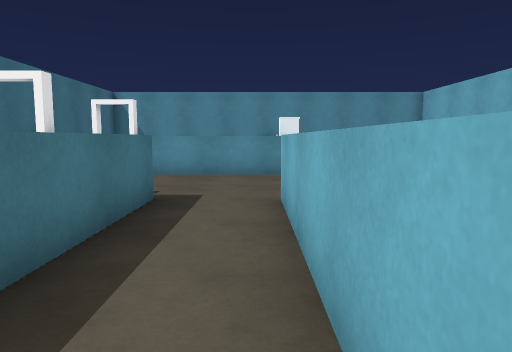
[1] (above)

17 first-person views from a walk through a 3-D level made in the Unity game engine. The camera is 1.2 m above the floor, tilts 6° down and sees 70° across. The floor is counted in squares, 1 m on a side. Each view is taken from the middle of a square. On the plan, view 1 faces up. The plan holds only what a view shows up to about 15 squares ahead; the rest is blank. The player character is not drawn. Some animated figures are left out. Some surface patterns are stand-ins.

[2]
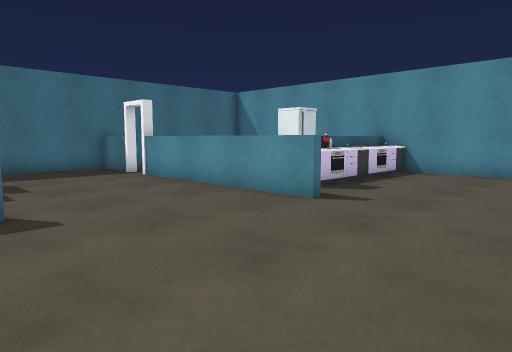

[3]
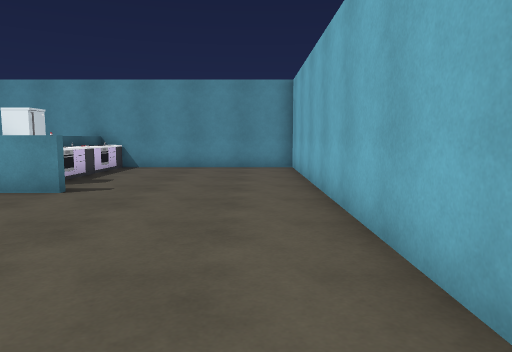

[4]
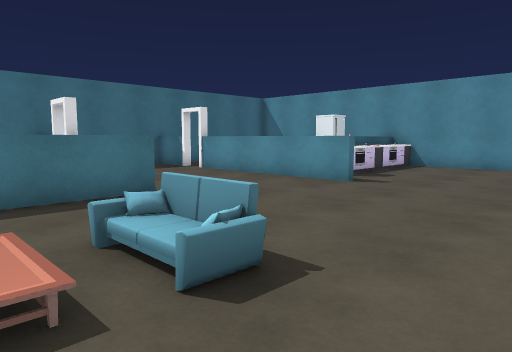

[5]
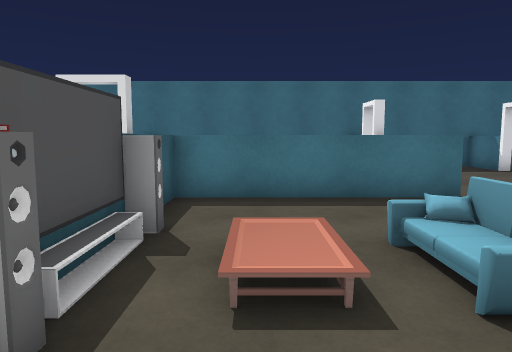

[6]
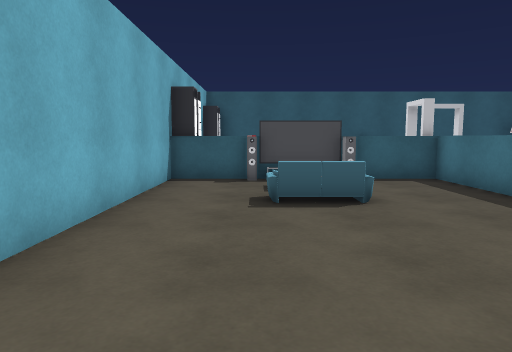

[7]
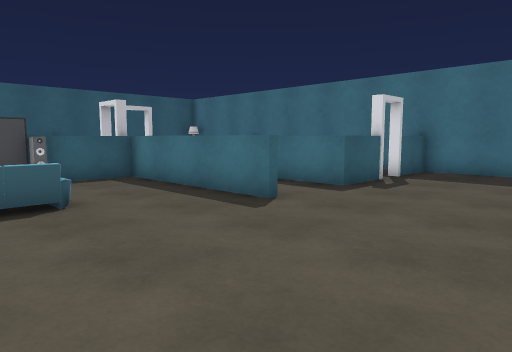

[8]
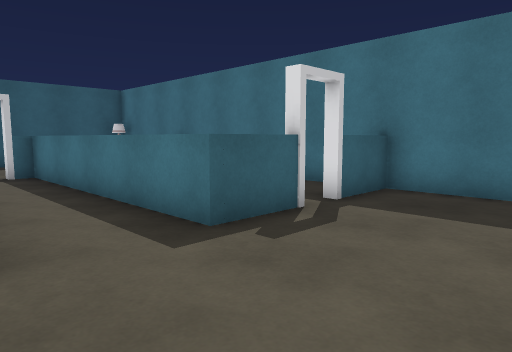

[9]
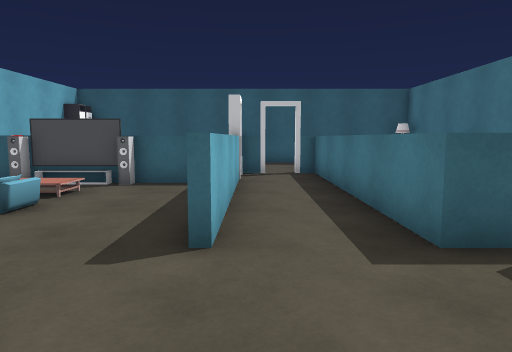

[10]
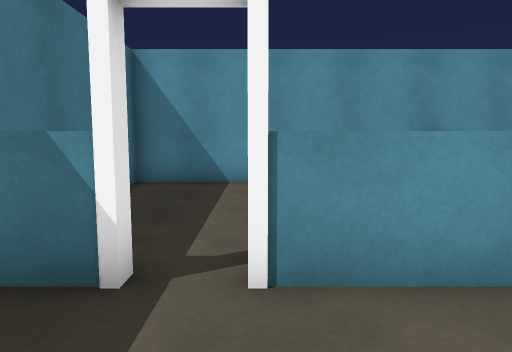

[11]
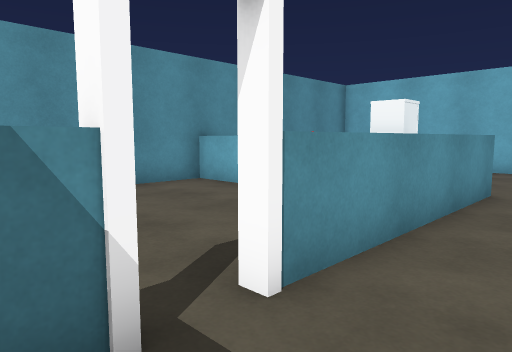

[12]
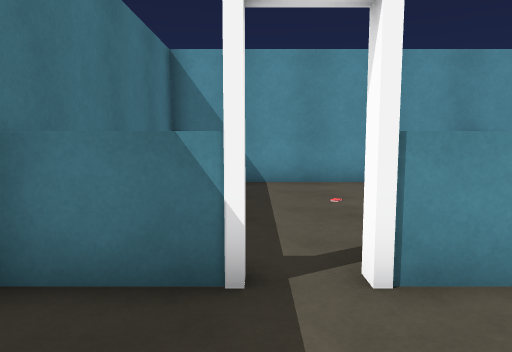

[13]
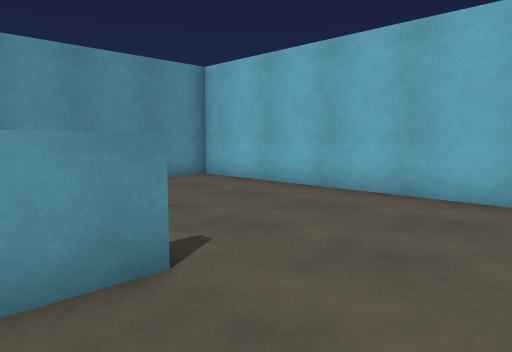

[14]
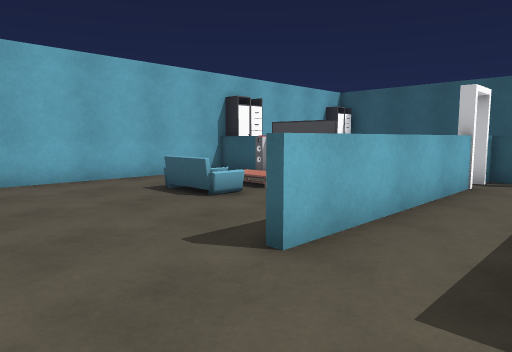

[15]
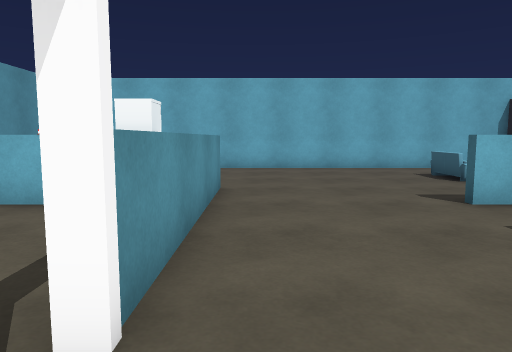

[16]
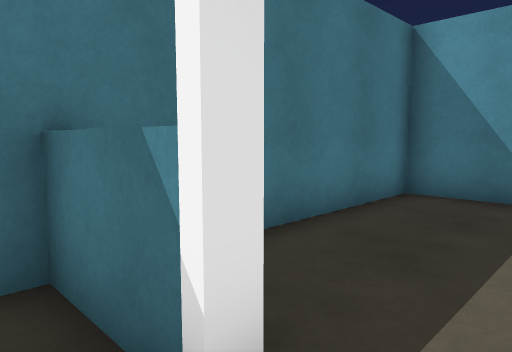

[17]
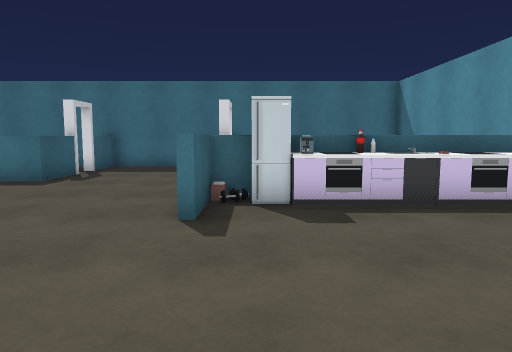

### Floor plan
Points are (right, up) in squares from view 1. A wall is a line through its corners. A room is listed if a view was taken in it or the views show most of it. See-through windows are left out.
Room 1 (views 1, 2, 3, 4, 5, 6, 7, 8, 9, 10, 11, 12, 13, 14, 15, 16, 17)
walls: (2.8, 11.8) (-4.1, 11.8); (0.7, 7.1) (0.7, 1.4) (8.5, 1.4); (0.7, 12.1) (2.7, 12.1); (3.5, 1.9) (3.5, 1.2); (-4.1, 7.1) (-2, 7.1) (-2, -1.4) (-1.4, -1.4); (3.2, 1.2) (3.2, 1.9); (-5.1, 11.8) (-7.4, 11.8); (0.5, 0.2) (0.5, 7.1); (8.5, 1) (8.5, 18.9) (0.1, 18.9); (-7.4, 7.1) (-5.1, 7.1); (-7.3, 11.9) (-7.3, 5.9); (-0.4, -1.4) (0.5, -1.4)
ways out: gap at (-4.5, 12) to room 2
objects: fridge (1, 13); machine (1, 14); table (1, 15) to (1, 16); other object (1, 17); table (1, 18); sofa (4, 5); other object (6, 2)
Room 2 (no view inside)
walls: (0.1, 18.9) (-7.3, 18.9) (-7.3, 11.9)
ways out: gap at (-4.5, 12) to room 1

Where each view was taken, in squares from view 1:
view 1: 0 up, 0 right, facing up
view 2: 6 up, 7 right, facing up-left
view 3: 4 up, 7 right, facing up
view 4: 3 up, 8 right, facing up-left
view 5: 3 up, 8 right, facing left
view 6: 12 up, 6 right, facing down
view 7: 12 up, 6 right, facing down-left
view 8: 11 up, 1 right, facing down-left
view 9: 11 up, 0 right, facing down
view 10: 9 up, 4 left, facing up
view 11: 10 up, 6 left, facing up-right
view 12: 9 up, 5 left, facing up
view 13: 9 up, 1 right, facing up-right
view 14: 10 up, 2 left, facing down-right
view 15: 11 up, 6 left, facing right
view 16: 11 up, 4 left, facing up-left
view 17: 13 up, 8 right, facing left
